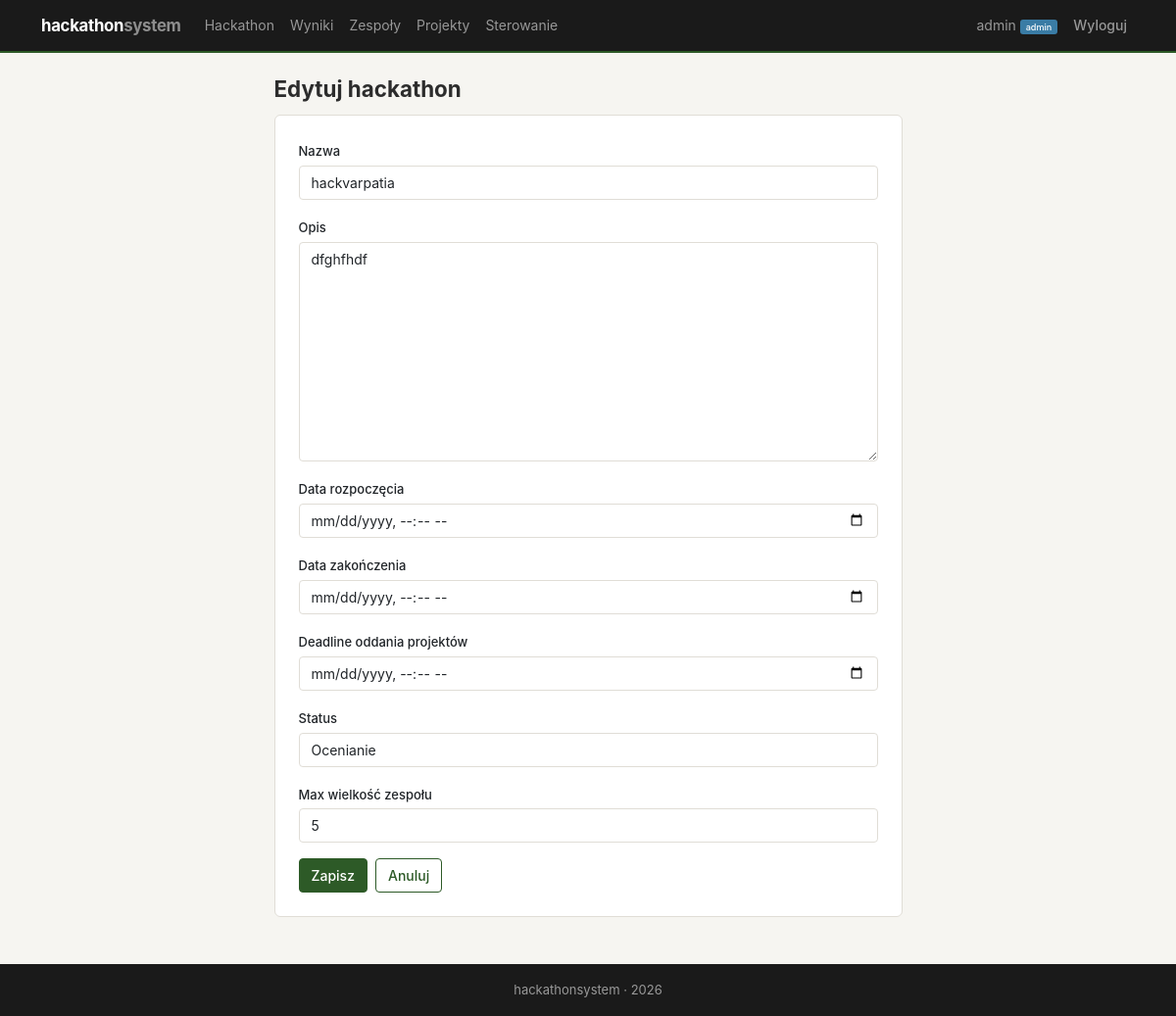
The page /hackathon/edit/ (signed in) on the database its author committed.
### hackathon/models.py (models this page shows, shortened)
class Hackathon(models.Model):
    STATUS_CHOICES = [
        ('planned', 'Planowany'),
        ('active', 'Aktywny'),
        ('judging', 'Ocenianie'),
        ('finished', 'Zakończony'),
    ]
    name = models.CharField(max_length=200, verbose_name='Nazwa')
    description = models.TextField(verbose_name='Opis')
    date_start = models.DateTimeField(verbose_name='Data rozpoczęcia')
    date_end = models.DateTimeField(verbose_name='Data zakończenia')
    submit_deadline = models.DateTimeField(verbose_name='Deadline oddania projektów')
    status = models.CharField(max_length=20, choices=STATUS_CHOICES, default='planned', verbose_name='Status')
    max_team_size = models.PositiveIntegerField(default=5, verbose_name='Max wielkość zespołu')
    created_at = models.DateTimeField(auto_now_add=True)
    class Meta:
        ordering = ['-date_start']
    @classmethod
    def current(cls):
        h = cls.objects.first()
        if not h:
            raise Http404("Brak hackathonu. Utwórz hackathon w panelu admina.")
        return h

### hackathon/views.py (the view)
    @login_required
    def wrapper(request, *args, **kwargs):
        if not hasattr(request.user, 'profile') or not request.user.profile.is_admin:
            messages.error(request, 'Brak uprawnień administratora.')
            return redirect('accounts:dashboard')
        return view_func(request, *args, **kwargs)

### hackathon/forms.py
class HackathonForm(forms.ModelForm):
    class Meta:
        model = Hackathon
        fields = ['name', 'description', 'date_start', 'date_end', 'submit_deadline', 'status', 'max_team_size']
        widgets = {
            'date_start': forms.DateTimeInput(attrs={'type': 'datetime-local', 'class': 'form-control'}),
            'date_end': forms.DateTimeInput(attrs={'type': 'datetime-local', 'class': 'form-control'}),
            'submit_deadline': forms.DateTimeInput(attrs={'type': 'datetime-local', 'class': 'form-control'}),
        }
    def __init__(self, *args, **kwargs):
        super().__init__(*args, **kwargs)
        for field in self.fields.values():
            if 'class' not in field.widget.attrs:
                field.widget.attrs['class'] = 'form-control'

### accounts/models.py (called while the page is built)
    @property
    def is_admin(self):
        return self.role == 'admin'

### hackathon/views.py (called while the page is built)
def admin_required(view_func):
    @login_required
    def wrapper(request, *args, **kwargs):
        if not hasattr(request.user, 'profile') or not request.user.profile.is_admin:
            messages.error(request, 'Brak uprawnień administratora.')
            return redirect('accounts:dashboard')
        return view_func(request, *args, **kwargs)
    return wrapper

@admin_required
def hackathon_edit(request):
    hackathon = Hackathon.current()
    if request.method == 'POST':
        form = HackathonForm(request.POST, instance=hackathon)
        if form.is_valid():
            form.save()
            messages.success(request, 'Hackathon zaktualizowany!')
            return redirect('hackathon:detail')
    else:
        form = HackathonForm(instance=hackathon)
    return render(request, 'hackathon/form.html', {'form': form, 'title': 'Edytuj hackathon'})

### hackathon/templates/hackathon/form.html (shortened to what this page needs)
{% extends 'base.html' %}
{% block content %}
<div class="row justify-content-center">
    <div class="col-md-7">
        <h2>{{ title }}</h2>
        <div class="card p-4">
            <form method="post">
                {% for field in form %}
                    <div class="mb-3">
                        <label for="{{ field.id_for_label }}" class="form-label">{{ field.label }}</label>
                        {{ field }}
                    </div>
                {% endfor %}
                <div class="d-flex gap-2">
                    <button type="submit" class="btn btn-primary">Zapisz</button>
                    <a href="{% url 'hackathon:detail' %}" class="btn btn-outline-primary">Anuluj</a>
                </div>
            </form>
        </div>
    </div>
</div>
{% endblock %}

### templates/base.html (shortened to what this page needs)
<!DOCTYPE html>
<html lang="pl">
<head>
    <link href="https://cdn.jsdelivr.net/npm/bootstrap@5.3.0/dist/css/bootstrap.min.css" rel="stylesheet">
    <link href="https://cdn.jsdelivr.net/npm/bootstrap-icons@1.10.0/font/bootstrap-icons.css" rel="stylesheet">
    {% load static %}
    <link rel="stylesheet" href="{% static 'css/style.css' %}">
</head>
<body>
    <nav class="navbar navbar-expand-lg navbar-dark">
        <div class="container">
            <a class="navbar-brand" href="{% url 'home' %}">hackathon<span style="opacity:.5">system</span></a>
            <div class="collapse navbar-collapse" id="navbarNav">
                <ul class="navbar-nav me-auto">
                    <li class="nav-item">
                        <a class="nav-link" href="{% url 'hackathon:detail' %}">Hackathon</a>
                    </li>
                    <li class="nav-item">
                        <a class="nav-link" href="{% url 'jury:results' %}">Wyniki</a>
                    </li>
                    {% if user.is_authenticated %}
                        <li class="nav-item">
                            <a class="nav-link" href="{% url 'teams:list' %}">Zespoły</a>
                        </li>
                        {% if user.profile.is_admin %}
                            <li class="nav-item">
                                <a class="nav-link" href="{% url 'projects:list' %}">Projekty</a>
                            </li>
                            <li class="nav-item">
                                <a class="nav-link" href="{% url 'jury:status' %}">Sterowanie</a>
                            </li>
                        {% endif %}
                    {% endif %}
                </ul>
                <ul class="navbar-nav">
                    {% if user.is_authenticated %}
                        <li class="nav-item">
                            <a class="nav-link" href="{% url 'accounts:dashboard' %}">
                                {{ user.username }}
                                {% if user.profile.is_admin %}<span class="badge bg-info">admin</span>{% endif %}
                            </a>
                        </li>
                        <li class="nav-item">
                            <form method="post" action="{% url 'accounts:logout' %}" class="d-inline">
                                <button type="submit" class="nav-link btn btn-link" style="font-size:14px">Wyloguj</button>
                            </form>
                        </li>
                    {% endif %}
                </ul>
            </div>
        </div>
    </nav>
    <div class="container mt-4">
        {% block content %}{% endblock %}
    </div>
    <footer class="mt-5">
        <div class="container text-center">
            <p class="mb-0">hackathonsystem &middot; 2026</p>
        </div>
    </footer>
</body>
</html>

### static/css/style.css (style rules this page uses)
:root { --c-bg: #f6f5f1; --c-surface: #fff; --c-border: #e0ddd6; --c-text: #2c2c2c; --c-muted: #7a7a72; --c-primary: #2d5a27; --c-primary-light: #e8f0e6; --c-accent: #b8860b; --c-accent-light: #fdf5e6; --c-danger: #a33; --c-nav-bg: #1a1a1a; }
* { box-sizing: border-box; }
body { min-height: 100vh; display: flex; flex-direction: column; background: var(--c-bg); color: var(--c-text); font-family: -apple-system, BlinkMacSystemFont, "Segoe UI", Roboto, sans-serif; font-size: 15px; line-height: 1.55; }
.container.mt-4 { flex: 1; }
.navbar { background: var(--c-nav-bg) !important; padding: .5rem 0; border-bottom: 2px solid var(--c-primary); font-size: 14px; }
.navbar-brand { font-weight: 700; letter-spacing: -0.3px; font-size: 1.05rem; }
.navbar .nav-link { padding: .4rem .7rem; }
.navbar .badge { font-size: .65em; vertical-align: middle; }
.card { background: var(--c-surface); border: 1px solid var(--c-border); border-radius: 6px; box-shadow: none; transition: border-color .15s; }
.btn { font-size: 14px; border-radius: 4px; font-weight: 500; }
.btn-primary { background: var(--c-primary); border-color: var(--c-primary); }
.btn-outline-primary { color: var(--c-primary); border-color: var(--c-primary); }
.badge { font-size: .7em; font-weight: 500; border-radius: 3px; }
.badge.bg-info { background: #3a7ca5 !important; }
.form-control, .form-select { border: 1px solid var(--c-border); border-radius: 4px; font-size: 14px; }
.form-label { font-weight: 500; font-size: 13px; margin-bottom: .3rem; }
h2 { font-size: 1.4rem; font-weight: 700; margin-bottom: .75rem; }
footer { background: var(--c-nav-bg) !important; font-size: 13px; color: #999 !important; padding: 1rem 0; }
footer p { color: #999; }
a { color: var(--c-primary); }

### rows shown on the page
Hackathon: form "hackvarpatia" "dfghfhdf" "Ocenianie" "5"

### other values the page prints
{{ user.username }} "admin"
{{ title }} "Edytuj hackathon"
{{ field.label }} "Nazwa" "Opis" "Data rozpoczęcia" "Data zakończenia" "Deadline oddania projektów" "Status" "Max wielkość zespołu"
